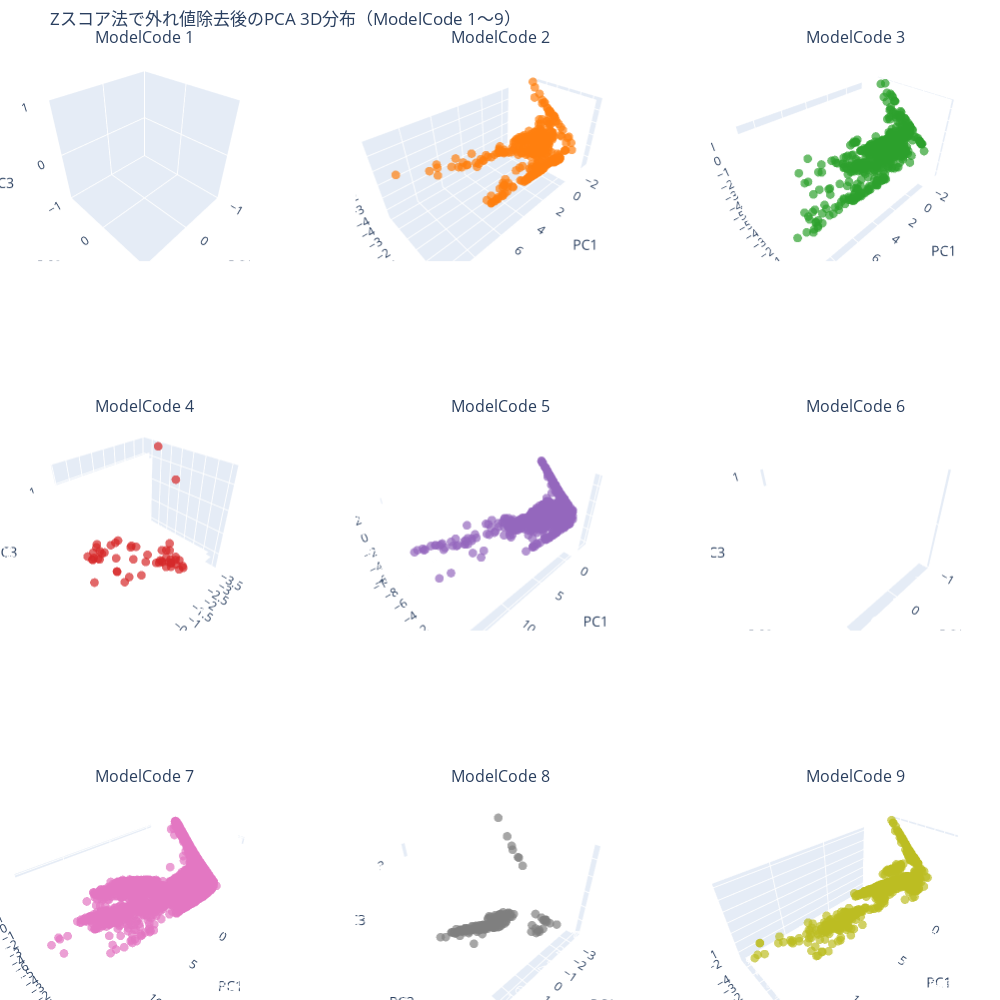

This figure's notebook cell:
### Code cell
import pandas as pd
import numpy as np
from sklearn.preprocessing import StandardScaler
from sklearn.decomposition import PCA
from scipy.stats import zscore
import plotly.graph_objects as go
from plotly.subplots import make_subplots
import seaborn as sns

# === Zスコアで外れ値を検出（3以上を外れ値とみなす） ===
z_scores = np.abs(zscore(numerical_features_clean))
is_outlier = (z_scores > 3).any(axis=1)

# 外れ値を除去
numerical_filtered = numerical_features_clean[~is_outlier]
modelcode_filtered = modelcode_clean[~is_outlier]

# === スケーリングとPCA（3次元） ===
scaler = StandardScaler()
X_scaled = scaler.fit_transform(numerical_filtered)
pca = PCA(n_components=3)
pca_result = pca.fit_transform(X_scaled)

# === 結果をDataFrameにまとめる ===
pca_df = pd.DataFrame(pca_result, columns=["PC1", "PC2", "PC3"])
pca_df["ModelCode"] = modelcode_filtered.values.astype(str)

# === カラーマップをModelCodeに固定 ===
palette = sns.color_palette("tab10", n_colors=9)
color_map = {str(code): f"rgb({int(r*255)},{int(g*255)},{int(b*255)})"
             for code, (r, g, b) in zip(range(1, 10), palette)}

# === 3×3サブプロット（回転可能な3D） ===
fig = make_subplots(
    rows=3, cols=3,
    specs=[[{'type': 'scene'}]*3]*3,
    subplot_titles=[f"ModelCode {i}" for i in range(1, 10)]
)

for i, code in enumerate(range(1, 10)):
    code_str = str(code)
    subset = pca_df[pca_df["ModelCode"] == code_str]
    row = i // 3 + 1
    col = i % 3 + 1

    if not subset.empty:
        fig.add_trace(go.Scatter3d(
            x=subset["PC1"], y=subset["PC2"], z=subset["PC3"],
            mode='markers',
            marker=dict(size=3, color=color_map[code_str], opacity=0.7),
            name=f"ModelCode {code_str}",
            showlegend=False
        ), row=row, col=col)
    else:
        # ダミーで空の透明点を描画して軸を維持
        fig.add_trace(go.Scatter3d(
            x=[0], y=[0], z=[0],
            mode='markers',
            marker=dict(size=0.01, color='rgba(0,0,0,0)'),
            showlegend=False
        ), row=row, col=col)

# === 各サブプロットの軸設定 ===
for i in range(1, 10):
    scene_id = f"scene{i}"
    fig.update_layout(**{
        scene_id: dict(
            xaxis=dict(title="PC1"),
            yaxis=dict(title="PC2"),
            zaxis=dict(title="PC3")
        )
    })

# === レイアウト ===
fig.update_layout(
    height=1000, width=1000,
    title="Zスコア法で外れ値除去後のPCA 3D分布（ModelCode 1〜9）",
    margin=dict(l=0, r=0, b=0, t=50)
)

fig.show()

### Figure 1 — Plotly figure (JSON) as saved in the notebook; plotly's stock layout.template omitted (floating-point values rounded to 4 significant figures; data arrays with more than 128 entries replaced by an {"elided": "..."} marker saying what was removed)
{"data": [{"marker": {"color": "rgba(0,0,0,0)", "size": 0.01}, "mode": "markers", "scene": "scene", "showlegend": false, "type": "scatter3d", "x": [0], "y": [0], "z": [0]}, {"marker": {"color": "rgb(255,127,14)", "opacity": 0.7, "size": 3}, "mode": "markers", "name": "ModelCode 2", "scene": "scene2", "showlegend": false, "type": "scatter3d", "x": {"elided": "476 float values"}, "y": {"elided": "476 float values"}, "z": {"elided": "476 float values"}}, {"marker": {"color": "rgb(44,160,44)", "opacity": 0.7, "size": 3}, "mode": "markers", "name": "ModelCode 3", "scene": "scene3", "showlegend": false, "type": "scatter3d", "x": {"elided": "1461 float values"}, "y": {"elided": "1461 float values"}, "z": {"elided": "1461 float values"}}, {"marker": {"color": "rgb(214,39,40)", "opacity": 0.7, "size": 3}, "mode": "markers", "name": "ModelCode 4", "scene": "scene4", "showlegend": false, "type": "scatter3d", "x": [-3.067, -0.09132, -0.4923, 0.4067, -0.6323, -0.3446, -1.075, -0.5407, -0.3495, -0.01805, -0.7101, -0.1497, -0.2876, -0.6122, -1.177, -0.3785, -1.232, -1.261, -1.033, -0.2571, -0.8918, -0.305, -0.1462, -0.3545, -0.5198, -3.449, -1.325, -1.438, -1.346, -1.39, -1.54, -1.273, -1.368, -1.405, -1.466, -1.367, -1.28, -1.325, -1.312, -1.247, -0.9573, -1.446, -1.479, -1.142, -1.573, -1.628, -1.277, -1.612, -1.579, -1.78, -1.378, -1.394, -0.7938], "y": [-2.814, -4.789, -4.454, -3.685, -4.829, -3.194, -3.944, -4.749, -2.498, -2.362, -3.675, -4.521, -4.22, -4.308, -3.302, -3.245, -3.323, -3.091, -4.071, -4.596, -4.2, -4.354, -4.551, -4.747, -4.357, -4.081, -1.829, -1.017, -1.814, -1.25, -1.235, -1.904, -1.44, -1.573, -1.346, -1.941, -1.581, -1.399, -1.049, -2.023, -2.929, -1.736, -1.565, -2.451, -1.428, -1.745, -2.49, -1.887, -2.064, -1.89, -0.9415, -1.468, -2.325], "z": [0.6807, -2.447, -2.199, -2.757, -2.131, -2.37, -1.68, -2.2, -2.13, -2.033, -2.219, -2.501, -2.363, -2.253, -1.711, -2.408, -1.676, -1.608, -1.842, -2.5, -1.961, -2.419, -2.504, -2.369, -2.284, 1.519, -1.552, -1.31, -1.607, -1.361, -1.262, -1.649, -1.414, -1.483, -1.273, -1.623, -1.638, -1.53, -1.404, -1.72, -1.948, -1.397, -1.403, -1.888, -1.256, -1.191, -1.645, -1.258, -1.345, -1.042, -1.297, -1.465, -2.243]}, {"marker": {"color": "rgb(148,103,189)", "opacity": 0.7, "size": 3}, "mode": "markers", "name": "ModelCode 5", "scene": "scene5", "showlegend": false, "type": "scatter3d", "x": {"elided": "2440 float values"}, "y": {"elided": "2440 float values"}, "z": {"elided": "2440 float values"}}, {"marker": {"color": "rgba(0,0,0,0)", "size": 0.01}, "mode": "markers", "scene": "scene6", "showlegend": false, "type": "scatter3d", "x": [0], "y": [0], "z": [0]}, {"marker": {"color": "rgb(227,119,194)", "opacity": 0.7, "size": 3}, "mode": "markers", "name": "ModelCode 7", "scene": "scene7", "showlegend": false, "type": "scatter3d", "x": {"elided": "18187 float values"}, "y": {"elided": "18187 float values"}, "z": {"elided": "18187 float values"}}, {"marker": {"color": "rgb(127,127,127)", "opacity": 0.7, "size": 3}, "mode": "markers", "name": "ModelCode 8", "scene": "scene8", "showlegend": false, "type": "scatter3d", "x": {"elided": "228 float values"}, "y": {"elided": "228 float values"}, "z": {"elided": "228 float values"}}, {"marker": {"color": "rgb(188,189,34)", "opacity": 0.7, "size": 3}, "mode": "markers", "name": "ModelCode 9", "scene": "scene9", "showlegend": false, "type": "scatter3d", "x": {"elided": "1497 float values"}, "y": {"elided": "1497 float values"}, "z": {"elided": "1497 float values"}}], "layout": {"annotations": [{"font": {"size": 16}, "showarrow": false, "text": "ModelCode 1", "x": 0.1444, "xanchor": "center", "xref": "paper", "y": 1, "yanchor": "bottom", "yref": "paper"}, {"font": {"size": 16}, "showarrow": false, "text": "ModelCode 2", "x": 0.5, "xanchor": "center", "xref": "paper", "y": 1, "yanchor": "bottom", "yref": "paper"}, {"font": {"size": 16}, "showarrow": false, "text": "ModelCode 3", "x": 0.8556, "xanchor": "center", "xref": "paper", "y": 1, "yanchor": "bottom", "yref": "paper"}, {"font": {"size": 16}, "showarrow": false, "text": "ModelCode 4", "x": 0.1444, "xanchor": "center", "xref": "paper", "y": 0.6111, "yanchor": "bottom", "yref": "paper"}, {"font": {"size": 16}, "showarrow": false, "text": "ModelCode 5", "x": 0.5, "xanchor": "center", "xref": "paper", "y": 0.6111, "yanchor": "bottom", "yref": "paper"}, {"font": {"size": 16}, "showarrow": false, "text": "ModelCode 6", "x": 0.8556, "xanchor": "center", "xref": "paper", "y": 0.6111, "yanchor": "bottom", "yref": "paper"}, {"font": {"size": 16}, "showarrow": false, "text": "ModelCode 7", "x": 0.1444, "xanchor": "center", "xref": "paper", "y": 0.2222, "yanchor": "bottom", "yref": "paper"}, {"font": {"size": 16}, "showarrow": false, "text": "ModelCode 8", "x": 0.5, "xanchor": "center", "xref": "paper", "y": 0.2222, "yanchor": "bottom", "yref": "paper"}, {"font": {"size": 16}, "showarrow": false, "text": "ModelCode 9", "x": 0.8556, "xanchor": "center", "xref": "paper", "y": 0.2222, "yanchor": "bottom", "yref": "paper"}], "height": 1000, "margin": {"b": 0, "l": 0, "r": 0, "t": 50}, "scene": {"domain": {"x": [0, 0.2889], "y": [0.7778, 1]}, "xaxis": {"title": {"text": "PC1"}}, "yaxis": {"title": {"text": "PC2"}}, "zaxis": {"title": {"text": "PC3"}}}, "scene2": {"domain": {"x": [0.3556, 0.6444], "y": [0.7778, 1]}, "xaxis": {"title": {"text": "PC1"}}, "yaxis": {"title": {"text": "PC2"}}, "zaxis": {"title": {"text": "PC3"}}}, "scene3": {"domain": {"x": [0.7111, 1], "y": [0.7778, 1]}, "xaxis": {"title": {"text": "PC1"}}, "yaxis": {"title": {"text": "PC2"}}, "zaxis": {"title": {"text": "PC3"}}}, "scene4": {"domain": {"x": [0, 0.2889], "y": [0.3889, 0.6111]}, "xaxis": {"title": {"text": "PC1"}}, "yaxis": {"title": {"text": "PC2"}}, "zaxis": {"title": {"text": "PC3"}}}, "scene5": {"domain": {"x": [0.3556, 0.6444], "y": [0.3889, 0.6111]}, "xaxis": {"title": {"text": "PC1"}}, "yaxis": {"title": {"text": "PC2"}}, "zaxis": {"title": {"text": "PC3"}}}, "scene6": {"domain": {"x": [0.7111, 1], "y": [0.3889, 0.6111]}, "xaxis": {"title": {"text": "PC1"}}, "yaxis": {"title": {"text": "PC2"}}, "zaxis": {"title": {"text": "PC3"}}}, "scene7": {"domain": {"x": [0, 0.2889], "y": [0, 0.2222]}, "xaxis": {"title": {"text": "PC1"}}, "yaxis": {"title": {"text": "PC2"}}, "zaxis": {"title": {"text": "PC3"}}}, "scene8": {"domain": {"x": [0.3556, 0.6444], "y": [0, 0.2222]}, "xaxis": {"title": {"text": "PC1"}}, "yaxis": {"title": {"text": "PC2"}}, "zaxis": {"title": {"text": "PC3"}}}, "scene9": {"domain": {"x": [0.7111, 1], "y": [0, 0.2222]}, "xaxis": {"title": {"text": "PC1"}}, "yaxis": {"title": {"text": "PC2"}}, "zaxis": {"title": {"text": "PC3"}}}, "title": {"text": "Zスコア法で外れ値除去後のPCA 3D分布（ModelCode 1〜9）"}, "width": 1000}}
